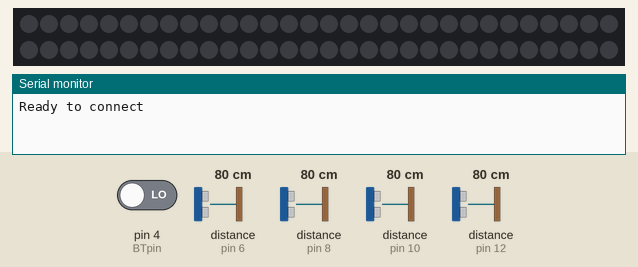
Recording of a sketch running on a simulated Arduino Uno, built with avr-gcc and run on an emulated ATmega328P. Shown: 60 RGB LEDs in strip order, left to right, continuing on the next row, the last lines printed to the serial monitor. The test bench sets the inputs (shaded band); at power-on: pin 4 (BTpin) LOW, distance to the obstacle (sensors on pin 6, pin 8, pin 10, pin 12) 80 cm. The echo pulse lasts 58.3 µs per cm.

Above: at 0.8 s.
0.9 s: pin 4 (BTpin) driven HIGH
At 2.3 s:
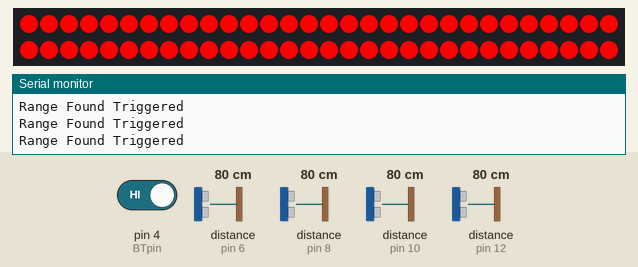
2.6 s: pin 4 (BTpin) driven LOW
At 3.8 s:
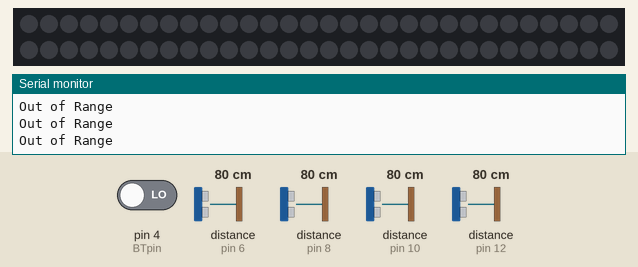
Timing chart, 0 to 5.6 s (numbered marks = the images above; inputs shaded):
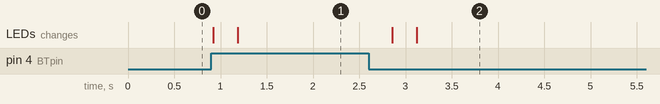

Measured:
- after the input at 0.9 s, the LEDs: first change at once (image 1 shows a later state)
- after the input at 2.6 s, the LEDs: first change after 0.26 s (image 2 shows a later state)

The sketch:

Beacon_BB_V3.ino
```cpp
/*Version 3 Features:
 Requires the Ultrasonic sensor to be triggered,
 as well as bluetooth receiver to be in range
 Allows for bluetooth range control
*/
#include <SoftwareSerial.h>
#include <Adafruit_NeoPixel.h>
#include "NewPing.h"


#define ledPin 9
#define PIN 13 //LED strip connected to pin 13
#define NUM_LEDS 60
SoftwareSerial BTserial(2,3);//RX | TX (D2 = RX, D3 = TX)
Adafruit_NeoPixel strip = Adafruit_NeoPixel(NUM_LEDS, PIN, NEO_GRB + NEO_KHZ800);


// Hook up HC-SR04 with Trig to Arduino Pin 10, Echo to Arduino pin 13
// Maximum Distance is 400 cm

//ultrasound sensor 1
#define TRIGGER_PIN_1  11
#define ECHO_PIN_1     12

//ultrasound sensor 2
#define TRIGGER_PIN_2  9
#define ECHO_PIN_2     10

//ultrasound sensor 3
#define TRIGGER_PIN_3  7
#define ECHO_PIN_3     8

//ultrasound sensor 4
#define TRIGGER_PIN_4  5
#define ECHO_PIN_4     6

#define MAX_DISTANCE 400

NewPing sonar1(TRIGGER_PIN_1, ECHO_PIN_1, MAX_DISTANCE);
NewPing sonar2(TRIGGER_PIN_2, ECHO_PIN_2, MAX_DISTANCE);
NewPing sonar3(TRIGGER_PIN_3, ECHO_PIN_3, MAX_DISTANCE);
NewPing sonar4(TRIGGER_PIN_4, ECHO_PIN_4, MAX_DISTANCE);

float duration1, duration2, duration3, duration4, distance1, distance2, distance3, distance4;

const byte BTpin = 4; //State pin to D4
boolean BTConnected = false; //BTConnected = True
boolean inRange = false; //when in range = True


void setup() {
  strip.begin();
  strip.show();
  pinMode(BTpin, INPUT);
  pinMode(ledPin,OUTPUT);
  Serial.begin(9600); // Default communication rate of the Bluetooth module
  Serial.println("Ready to connect");
  Serial.println(" ");

   while(!BTConnected)
   {
    if(digitalRead(BTpin)==HIGH)
    {
      BTConnected = true; //Exit condition
    };
   }

Serial.println("COMS Established");
Serial.println(" ");

BTserial.begin(9600); //begin serial COMS
}

//------------------------------------------//

void loop() {

  inRange = rangeFound();


  if( (digitalRead(BTpin) == HIGH) && inRange ){
    // chase(strip.Color(255, 0, 0)); // Red
    // chase(strip.Color(0, 0, 255)); // Blue
    chase(strip.Color(255,0,0)); //Turn on LEDS
    //chase(strip.Color(0,0,255));
    Serial.println("Range Found Triggered");
    // Serial.print(distance1);
    // Serial.println(" cm");
    delay(5);
  }

  else {
    chase(strip.Color(0,0,0)); //LED OFF
    strip.show();
    Serial.println("Out of Range");
  }

  delay(5);
}

/* rangeFound() -- Type Boolean
 * Determines if the ultrasonic is out of range if so returns false
 *      else return true;
 *
 */

boolean rangeFound() {

  // boolean localSetter = false;

  duration1 = sonar1.ping();
  duration2 = sonar2.ping();

  duration3 = sonar3.ping();
  duration4 = sonar4.ping();

  // Determine distance from duration
  // Use 343 metres per second as speed of sound
  distance1 = (duration1 / 2) * 0.0343;
  distance2 = (duration2 /2) * 0.0343;
  distance3 = (duration3 / 2) * 0.0343;
  distance4 = (duration4 /2) * 0.0343;

  if ( (distance1 >= 400 || distance1 <= 2) &&
       (distance2 >= 400 || distance2 <= 2) &&
       (distance3 >= 400 || distance3 <= 2) &&
       (distance4 >= 400 || distance4 <= 2) ) {

       return false;          // out of range
  }

  /*Serial.println("Distance1 = ");
  Serial.print(distance1);
  Serial.println(" cm");

  Serial.println("Distance2 = ");
  Serial.print(distance2);
  Serial.println(" cm");

  Serial.println("Distance3 = ");
  Serial.print(distance3);
  Serial.println(" cm");

  Serial.println("Distance4 = ");
  Serial.print(distance4);
  Serial.println(" cm");*/


  return true;
}


static void chase(uint32_t c) {
  for(uint16_t i=0; i<strip.numPixels()+4; i++) {
      strip.setPixelColor (i,c); // Draw new pixel
     // strip.setPixelColor(i-4, 0); // Erase pixel a few steps back
      strip.show();
      delay(2);
  }
}
```
